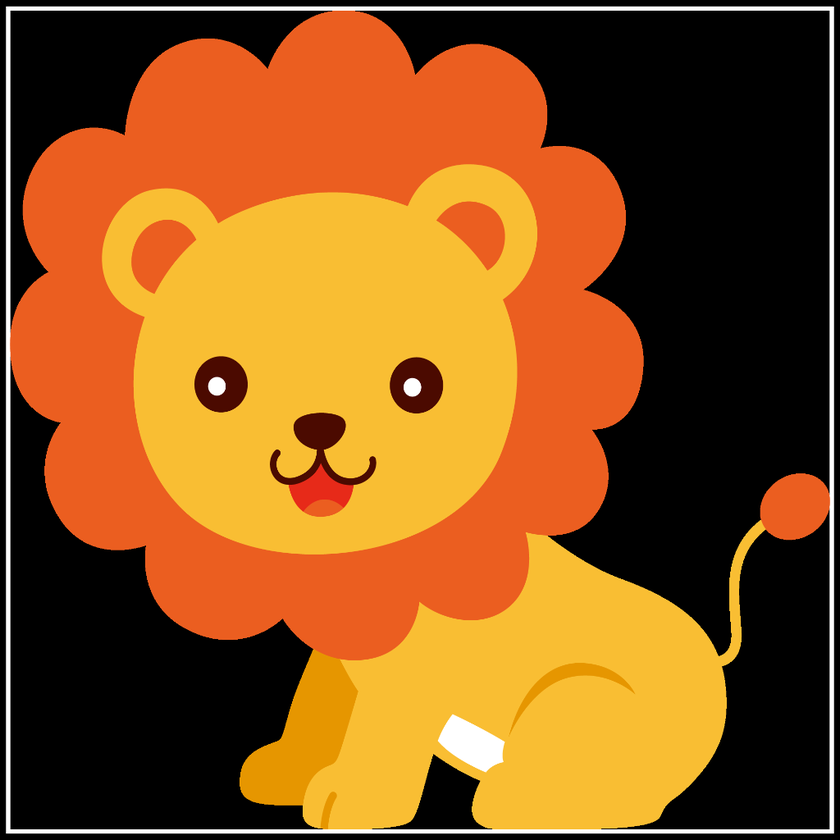
#> input picture MathConcepts/input/lion.png, 840 x 840 px, shrunk from 1024 x 1024 before the run, found by its file name
$ python edge_detection.py
#> lines starting #> are read from the running program, lines starting #| are printed output that depends on the picture
import cv2
import numpy as np

lion_image = cv2.imread("input\lion.png", cv2.IMREAD_GRAYSCALE)
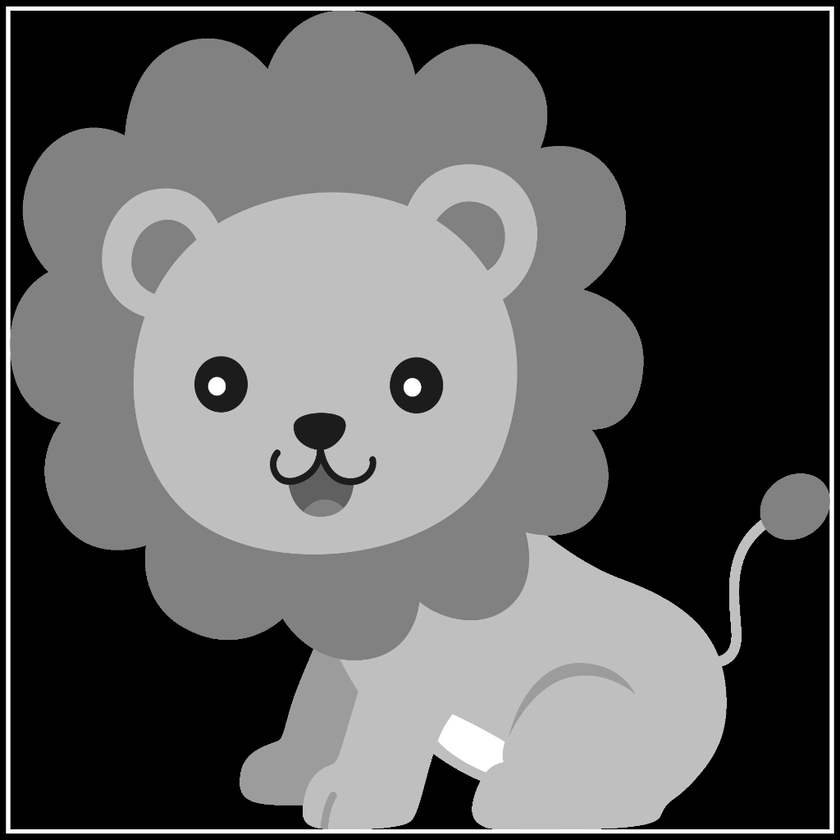
#> lion_image: shape (840, 840); min 0, max 255, mean 95.7
spide_image = cv2.imread("input\spider.webp", cv2.IMREAD_GRAYSCALE)

def edge_detection(image):
    rows, cols = image.shape
#> rows = 840; cols = 840
    result = np.zeros((rows, cols), dtype= np.uint8)

    #filter = np.array([[-1, -1, -1],
    #                  [-1, 8, -1],
    #                 [-1, -1, -1]])

    filter = np.array([[-1, 0, 1],
                       [-1, 0, 1],
                       [-1, 0, 1]])

    for i in range(1, rows -1):
        for j in range(1, cols-1):
            small_neighbor = image[i-1:i+2, j-1:j+2]
            average = np.abs(np.sum(filter*small_neighbor))
            result[i, j] = average
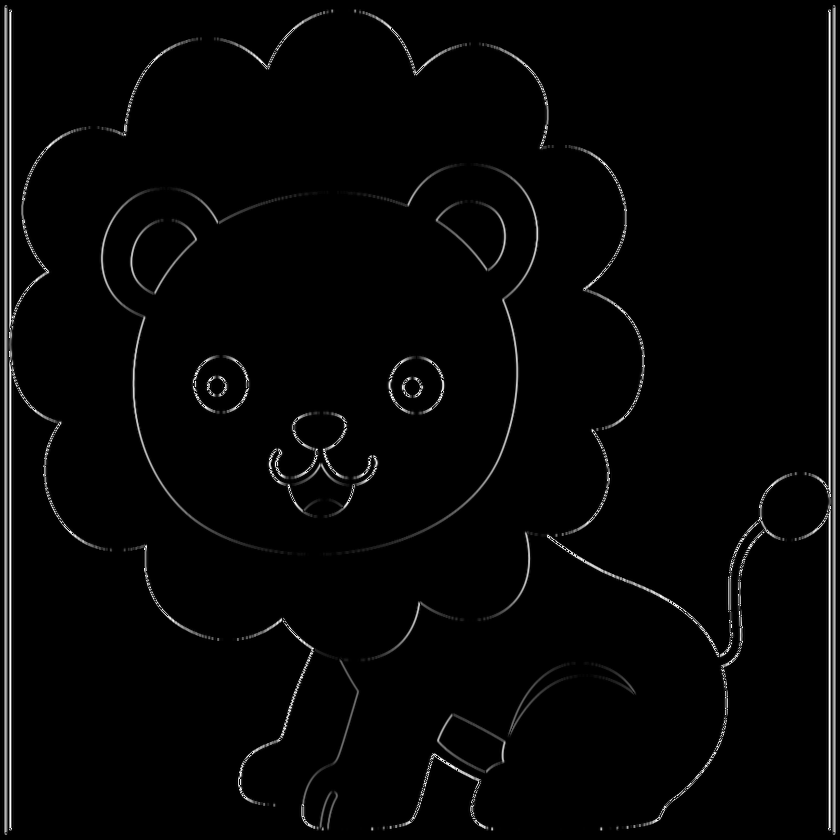
#> result: shape (840, 840); min 0, max 255, mean 5.5

    return result

lion_edge_image = edge_detection(lion_image)
#> (the run stopped early here; a loop or call above may not have finished)

$ run again, with MathConcepts/input/image_noisy.png copied over MathConcepts/input/lion.png
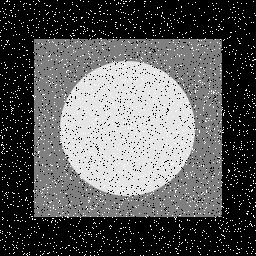
#> input picture MathConcepts/input/image_noisy.png, 256 x 256 px, found by its file name
#> lion_image is the input picture: shape (256, 256); min 0, max 255, mean 90.9
#> after the loop in edge_detection, `for i in range(1, rows -1):`:
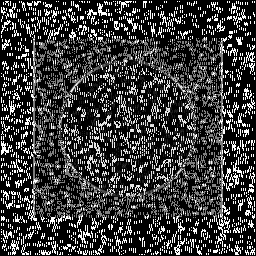
#> result: shape (256, 256); min 0, max 255, mean 61.2
